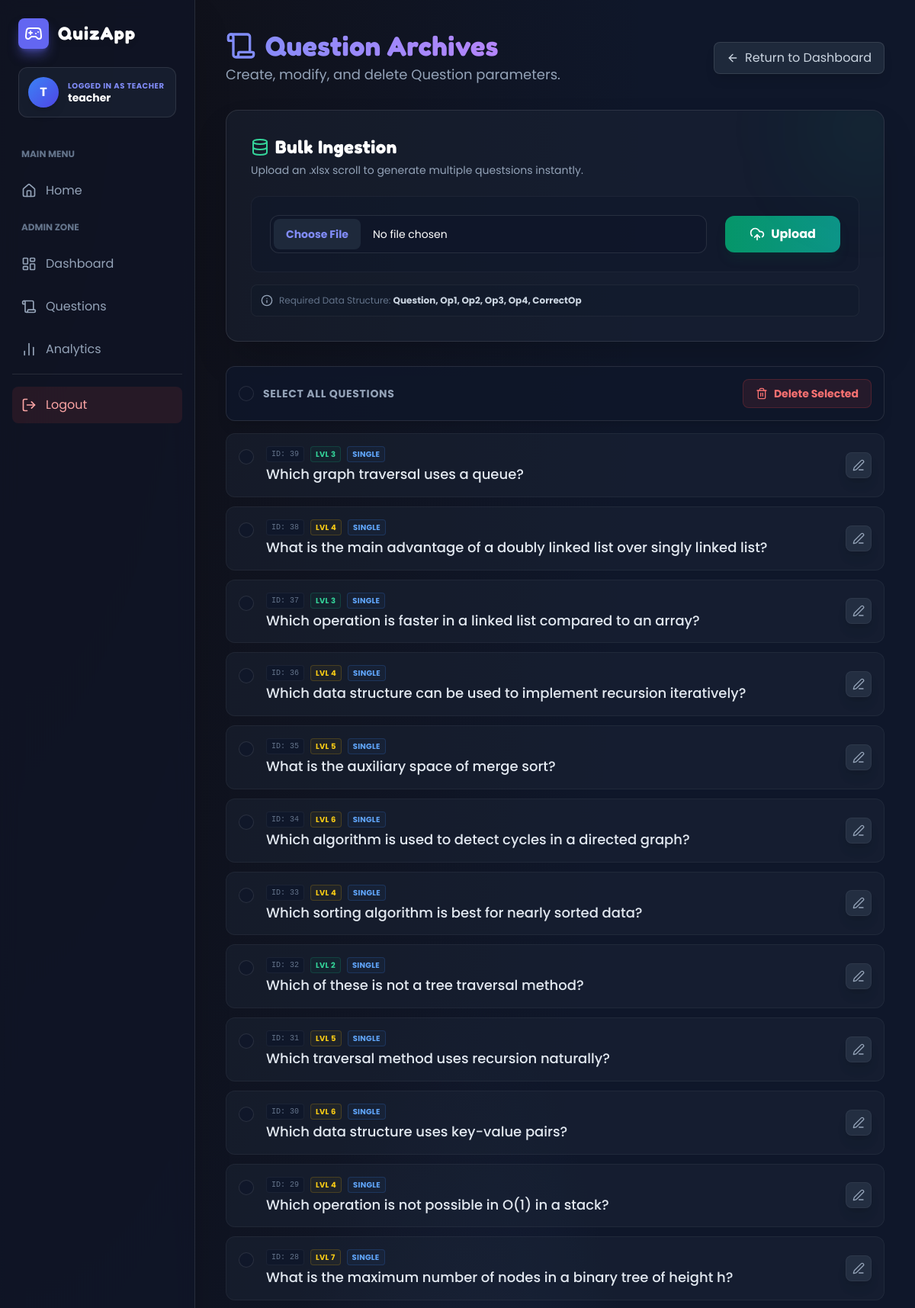
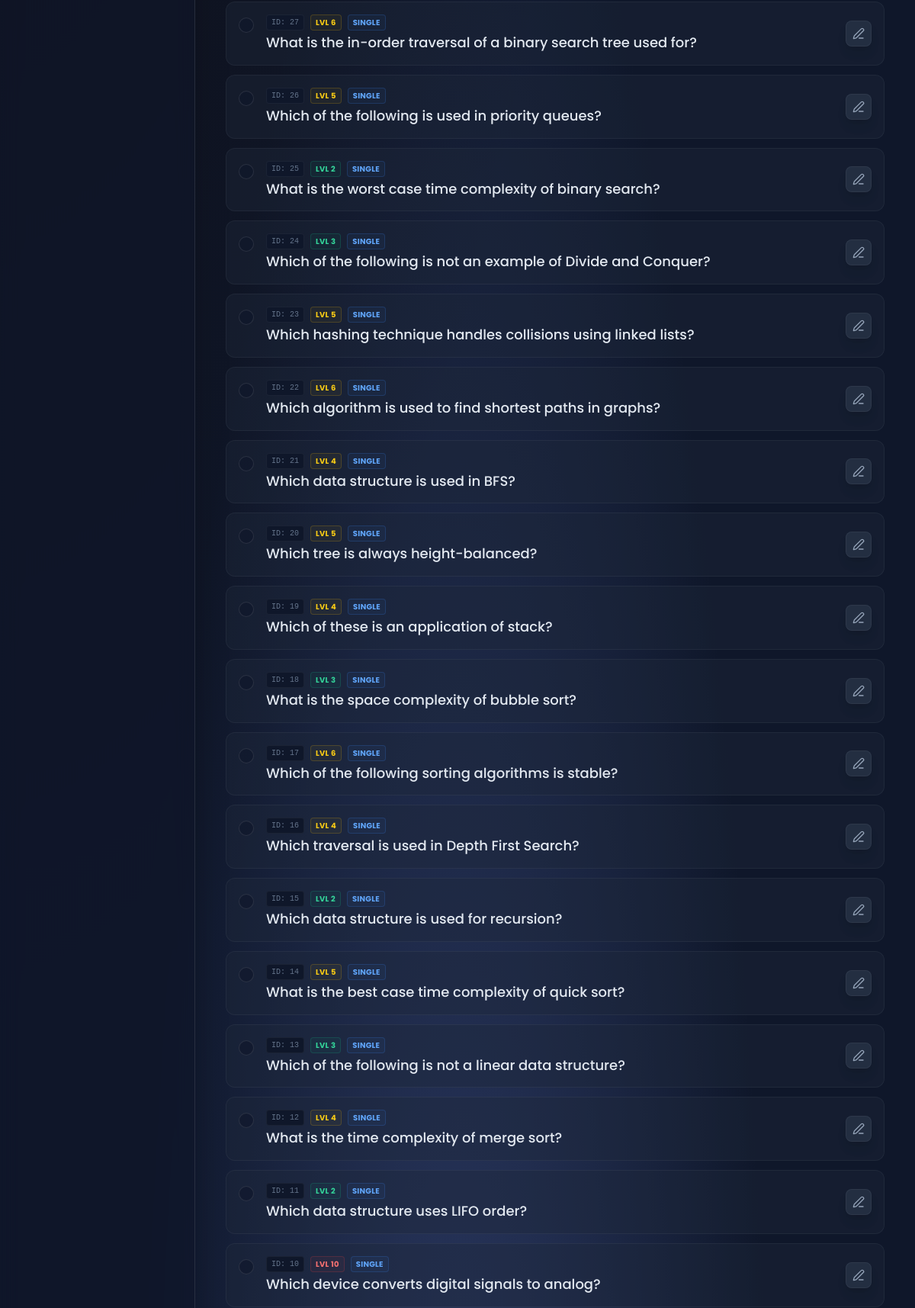
The page /teacher/questions (signed in, upper part) on the database its author committed (2 pictures, top to bottom).
### models.py (models this page shows, shortened)
class User(UserMixin, db.Model):
    id = db.Column(db.Integer, primary_key=True)
    username = db.Column(db.String(120), unique=True, nullable=False)
    password_hash = db.Column(db.String(256), nullable=False)
    role = db.Column(db.Enum(Role), default=Role.STUDENT)

class Question(db.Model):
    id = db.Column(db.Integer, primary_key=True)
    prompt = db.Column(db.Text, nullable=False)
    options_json = db.Column(db.Text, nullable=False)
    correct_answers = db.Column(db.String(200), nullable=False)
    difficulty = db.Column(db.Integer, default=3)
    qtype = db.Column(db.String(50), default="single")
    created_at = db.Column(db.DateTime, default=datetime.utcnow)

### teacher/routes.py (the view)
@teacher_bp.route("/questions")
@login_required
@teacher_required
def questions():
    qs = Question.query.order_by(Question.created_at.desc()).all()
    return render_template("teacher_questions.html", questions=qs)

### models.py (called while the page is built)
@login_manager.user_loader
def load_user(user_id):
    try:
        return User.query.get(int(user_id))
    except Exception:
        return None

### teacher/routes.py (called while the page is built)
def teacher_required(func):
    @wraps(func)
    def wrapper(*args, **kwargs):
        if not hasattr(current_user, "role") or getattr(current_user.role, "value", None) != "teacher":
            flash("Unauthorized access.", "danger")
            return redirect(url_for("auth.index"))
        return func(*args, **kwargs)
    return wrapper

### templates/teacher_questions.html (shortened to what this page needs)
{% extends "base.html" %}
{% block content %}
<div class="max-w-5xl mx-auto space-y-8 fade">
    <div class="flex flex-col md:flex-row items-start md:items-center justify-between gap-4">
        <div>
            <h1 class="text-4xl font-bold text-transparent bg-clip-text bg-gradient-to-r from-indigo-400 to-purple-400 font-game drop-shadow-sm flex items-center gap-3">
                <i data-lucide="scroll" class="text-indigo-400 w-10 h-10"></i>
            </h1>
            <p class="text-slate-400 mt-1 text-lg">Create, modify, and delete Question parameters.</p>
        </div>
        <a href="{{ url_for('teacher.dashboard') }}" class="group flex items-center gap-2 px-4 py-2 rounded-lg bg-slate-800 hover:bg-slate-700 border border-white/10 text-slate-300 hover:text-white transition-colors shadow-lg">
            <i data-lucide="arrow-left" class="w-4 h-4 group-hover:-translate-x-1 transition-transform"></i>
            <span>Return to Dashboard</span>
        </a>
    </div>
    <div class="bg-slate-800/40 backdrop-blur-md border border-white/10 rounded-2xl overflow-hidden shadow-2xl relative group">
        <div class="absolute -right-10 -top-10 w-32 h-32 bg-emerald-500/10 rounded-full blur-3xl group-hover:bg-emerald-500/20 transition-all"></div>
        <div class="p-6 md:p-8">
            <div class="flex items-start justify-between gap-4 mb-6">
                <div>
                    <h3 class="text-2xl font-bold text-white font-game flex items-center gap-2">
                        <i data-lucide="database" class="text-emerald-400 w-6 h-6"></i>
                        Bulk Ingestion
                    </h3>
                    <p class="text-sm text-slate-400 mt-1">Upload an .xlsx scroll to generate multiple questsions instantly.</p>
                </div>
            </div>
            <form action="{{ url_for('teacher.upload_excel') }}" method="post" enctype="multipart/form-data"
                  class="bg-slate-900/50 p-6 rounded-xl border border-white/5 border hover:border-emerald-500/30 transition-all flex flex-col md:flex-row items-center gap-6">
                <div class="flex-grow w-full">
                    <input type="file" name="file" accept=".xlsx" required
                           class="block w-full text-sm text-slate-400
                                  file:mr-4 file:py-2.5 file:px-4
                                  file:rounded-lg file:border-0
                                  file:text-sm file:font-bold
                                  file:bg-slate-800 file:text-indigo-400
                                  hover:file:bg-slate-700 hover:file:text-white
                                  cursor-pointer transition-all border border-slate-700 rounded-lg p-1">
                </div>
                <button class="w-full md:w-auto bg-gradient-to-r from-emerald-600 to-teal-600 hover:from-emerald-500 hover:to-teal-500 text-white px-8 py-3 rounded-xl font-bold shadow-lg shadow-emerald-900/20 transition-all hover:scale-105 active:scale-95 flex items-center justify-center gap-2">
                    <i data-lucide="upload-cloud" class="w-5 h-5"></i>
                    <span>Upload</span>
                </button>
            </form>
            <div class="mt-4 flex items-center gap-2 text-xs text-slate-500 bg-slate-900/30 p-3 rounded-lg border border-white/5">
                <i data-lucide="info" class="w-4 h-4 text-slate-400"></i>
                <span>Required Data Structure: <strong class="text-slate-300">Question, Op1, Op2, Op3, Op4, CorrectOp</strong></span>
            </div>
        </div>
    </div>
    <form method="post" action="{{ url_for('teacher.mass_delete') }}" id="massDeleteForm" class="space-y-4">
        <div class="bg-slate-900/90 backdrop-blur-md p-4 rounded-xl border border-white/10 shadow-lg flex items-center justify-between gap-4">
            <label class="flex items-center gap-3 cursor-pointer group hover:text-white text-slate-400 transition-colors">
                <input type="checkbox" id="selectAll" class="quest-checkbox">
                <span class="text-sm font-bold uppercase tracking-wider">Select All Questions</span>
            </label>
            <button type="submit"
                    class="bg-red-500/10 hover:bg-red-500 text-red-400 hover:text-white border border-red-500/20 px-4 py-2 rounded-lg font-bold text-sm transition-all flex items-center gap-2 disabled:opacity-50"
                    onclick="return confirm('WARNING: Are you sure you want to delete the selected quests? This cannot be undone.');">
                <i data-lucide="trash-2" class="w-4 h-4"></i>
                <span class="hidden sm:inline">Delete Selected</span>
            </button>
        </div>
        <div class="grid gap-3">
            {% for q in questions %}
            <div class="quest-card group relative bg-slate-800/40 hover:bg-slate-800/80 border border-white/5 hover:border-indigo-500/30 rounded-xl transition-all hover:-translate-y-1 hover:shadow-xl overflow-hidden">
                <label class="flex items-start gap-4 p-4 cursor-pointer w-full h-full" for="qid_{{ q.id }}">
                    <div class="pt-1 flex-shrink-0">
                        <input type="checkbox" id="qid_{{ q.id }}" name="qids" value="{{ q.id }}" class="quest-checkbox question-checkbox">
                    </div>
                    <div class="flex-grow min-w-0 pr-12">
                        <div class="flex items-center gap-2 mb-1">
                            <span class="text-[10px] font-mono text-slate-500 bg-slate-900 px-1.5 py-0.5 rounded border border-white/5">ID: {{ q.id }}</span>
                            <span class="inline-flex items-center gap-1 px-1.5 py-0.5 rounded text-[10px] font-bold uppercase tracking-wide border
                                {% if q.difficulty <= 3 %} text-emerald-400 border-emerald-500/20 bg-emerald-500/5
                                {% elif q.difficulty <= 7 %} text-yellow-400 border-yellow-500/20 bg-yellow-500/5
                                {% else %} text-red-400 border-red-500/20 bg-red-500/5 {% endif %}">
                                Lvl {{ q.difficulty }}
                            </span>
                            <span class="inline-flex items-center gap-1 px-1.5 py-0.5 rounded text-[10px] font-bold uppercase tracking-wide border border-blue-500/20 bg-blue-500/5 text-blue-400">
                                {{ q.qtype }}
                            </span>
                        </div>
                        <p class="text-slate-200 font-medium text-lg leading-snug group-hover:text-white transition-colors">
                            {{ q.prompt }}
                        </p>
                    </div>
                </label>
                <div class="absolute right-4 top-1/2 -translate-y-1/2 z-10">
                    <a href="{{ url_for('teacher.edit_question', qid=q.id) }}"
                       onclick="event.stopPropagation();"
                       class="p-2 rounded-lg bg-slate-700/50 hover:bg-indigo-600 text-slate-400 hover:text-white transition-all border border-white/5 flex items-center justify-center shadow-lg group-hover:scale-105"
                       title="Edit Quest">
                        <i data-lucide="edit-3" class="w-4 h-4"></i>
                    </a>
                </div>
            </div>
            {% else %}
            <div class="text-center py-12 text-slate-500 bg-slate-800/20 rounded-xl border border-white/5 border-dashed">
                <i data-lucide="scroll-x" class="w-12 h-12 mx-auto mb-3 opacity-50"></i>
                <p>The List is empty. Upload a file with your questions.</p>
            </div>
            {% endfor %}
        </div>
    </form>
</div>
{% endblock %}

### templates/base.html (shortened to what this page needs)
<!DOCTYPE html>
<html lang="en">
<head>
    <script src="https://cdn.tailwindcss.com"></script>
    <link rel="stylesheet" href="{{ url_for('static', filename='css/style.css') }}">
</head>
<body class="flex flex-col md:flex-row min-h-screen overflow-hidden">
    {% if current_user.is_authenticated %}
    <aside id="sidebar"
        class="w-full md:w-64 glass-sidebar text-slate-300 flex flex-col shadow-2xl z-20 shrink-0 h-screen overflow-y-auto">
        <div class="p-6 pb-2">
            <div class="flex items-center gap-3 mb-6">
                <div class="bg-indigo-500 p-2 rounded-lg shadow-lg shadow-indigo-500/50">
                    <i data-lucide="gamepad-2" class="text-white w-6 h-6"></i>
                </div>
                <h2 class="text-2xl font-bold text-white font-game tracking-wider drop-shadow-md">QuizApp</h2>
            </div>
            <div class="bg-slate-800/50 p-3 rounded-xl border border-white/10 mb-4 flex items-center gap-3">
                <div
                    class="w-10 h-10 rounded-full bg-gradient-to-br from-blue-500 to-indigo-600 flex items-center justify-center text-white font-bold shadow-lg">
                    {{ current_user.username[0] | upper }}
                </div>
                <div class="overflow-hidden">
                    <p class="text-[10px] font-bold text-indigo-400 uppercase tracking-wider truncate">
                        Logged in as {{ current_user.role.value | capitalize }}
                    </p>
                    <div class="font-bold text-white truncate text-sm leading-tight">{{ current_user.username }}</div>
                </div>
            </div>
        </div>
        <nav class="flex-1 px-4 space-y-2 pb-6">
            <div class="text-xs font-bold text-slate-500 uppercase px-3 py-2 mt-2">Main Menu</div>
            <a class="block p-3 rounded-lg nav-item flex items-center gap-3" href="{{ url_for('auth.index') }}">
                <i data-lucide="home" class="w-5 h-5"></i>
                <span>Home</span>
            </a>
            {% if current_user.role is defined and current_user.role.value == "teacher" %}
            <div class="text-xs font-bold text-slate-500 uppercase px-3 py-2 mt-4">Admin Zone</div>
            <a class="block p-3 rounded-lg nav-item flex items-center gap-3" href="{{ url_for('teacher.dashboard') }}">
                <i data-lucide="layout-dashboard" class="w-5 h-5"></i>
                <span>Dashboard</span>
            </a>
            <a class="block p-3 rounded-lg nav-item flex items-center gap-3" href="{{ url_for('teacher.questions') }}">
                <i data-lucide="scroll" class="w-5 h-5"></i>
                <span>Questions</span>
            </a>
            <a class="block p-3 rounded-lg nav-item flex items-center gap-3" href="{{ url_for('teacher.analytics') }}">
                <i data-lucide="bar-chart-2" class="w-5 h-5"></i>
                <span>Analytics</span>
            </a>
            {% endif %}
            <div class="mt-8 pt-4 border-t border-white/10">
                <a href="{{ url_for('auth.logout') }}" class="block p-3 rounded-lg
              bg-red-500/10 text-red-300
              hover:bg-red-500/30 hover:text-red-100
              transition-all flex items-center gap-3 group">
                    <i data-lucide="log-out" class="w-5 h-5 transition-transform group-hover:-translate-x-1"></i>
                    <span>Logout</span>
                </a>
            </div>
        </nav>
    </aside>
    {% endif %}
    <main class="flex-1 p-6 md:p-10 fade h-screen overflow-y-auto relative">
        <div class="max-w-7xl mx-auto pb-20">
            {% block content %}{% endblock %}
        </div>
    </main>
</body>
</html>

### static/css/style.css (style rules this page uses)
:root { --game-bg: #0f172a; --game-glass: rgba(15, 23, 42, 0.6); --game-border: rgba(255, 255, 255, 0.1); --accent-indigo: #6366f1; --accent-purple: #a855f7; --accent-emerald: #10b981; --accent-red: #ef4444; }
body { font-family: 'Poppins', sans-serif; background-color: var(--game-bg); color: #e2e8f0; min-height: 100vh; background-image: radial-gradient(at 0% 0%, hsla(253, 16%, 7%, 1) 0, transparent 50%), radial-gradient(at 50% 100%, hsla(225, 39%, 30%, 1) 0, transparent 50%); background-attachment: fixed; }
h1, h2, h3, h4, .font-game { font-family: 'Fredoka', sans-serif; letter-spacing: 0.5px; }
input, select, textarea { background-color: rgba(15, 23, 42, 0.6) !important; border: 1px solid rgba(255, 255, 255, 0.1) !important; color: white !important; border-radius: 0.75rem !important; transition: all 0.2s ease !important; }
.glass-sidebar { background: var(--game-glass); backdrop-filter: blur(12px); -webkit-backdrop-filter: blur(12px); border-right: 1px solid var(--game-border); }
.nav-item { transition: all 0.2s cubic-bezier(0.4, 0, 0.2, 1); position: relative; overflow: hidden; color: #94a3b8; }
.nav-item::before { content: ''; position: absolute; left: 0; top: 0; height: 100%; width: 3px; background: var(--accent-indigo); opacity: 0; transition: opacity 0.2s; }
.attempt-row, .quest-card, .student-row { transition: all 0.2s cubic-bezier(0.4, 0, 0.2, 1); }
.attempt-checkbox, .quest-checkbox, .student-checkbox { appearance: none; -webkit-appearance: none; background-color: rgba(15, 23, 42, 0.5); border: 1px solid rgba(255, 255, 255, 0.2); border-radius: 4px; width: 1.25rem; height: 1.25rem; display: grid; place-content: center; transition: all 0.2s; cursor: pointer; margin: 0; }
.attempt-checkbox::before, .quest-checkbox::before, .student-checkbox::before { content: ""; width: 0.75rem; height: 0.75rem; transform: scale(0); transition: 0.15s transform ease-in-out; box-shadow: inset 1em 1em var(--accent-indigo); border-radius: 2px; }
.fade { animation: fadeUp 0.5s ease-out forwards; }

### templates/base.html (style rules this page uses)
:root { --game-bg: #0f172a; --sidebar-glass: rgba(15, 23, 42, 0.6); --border-glass: rgba(255, 255, 255, 0.1); }
body { font-family: 'Poppins', sans-serif; background-color: var(--game-bg); background-image: radial-gradient(at 0% 0%, hsla(253, 16%, 7%, 1) 0, transparent 50%), radial-gradient(at 50% 100%, hsla(225, 39%, 30%, 1) 0, transparent 50%); color: #e2e8f0; min-height: 100vh; }
h1, h2, h3, h4, .font-game { font-family: 'Fredoka', sans-serif; letter-spacing: 0.5px; }
.glass-sidebar { background: var(--sidebar-glass); backdrop-filter: blur(12px); border-right: 1px solid var(--border-glass); }
.nav-item { transition: all 0.2s cubic-bezier(0.4, 0, 0.2, 1); position: relative; overflow: hidden; }
.nav-item::before { content: ''; position: absolute; left: 0; top: 0; height: 100%; width: 4px; background: #818cf8; opacity: 0; transition: opacity 0.2s; }
.fade { animation: levelUpFade 0.5s ease-out forwards; }

### templates/teacher_questions.html (style rules this page uses)
.quest-checkbox { appearance: none; background-color: rgba(15, 23, 42, 0.5); border: 1px solid rgba(255, 255, 255, 0.2); border-radius: 4px; width: 1.25rem; height: 1.25rem; display: grid; place-content: center; transition: all 0.2s; cursor: pointer; }
.quest-checkbox::before { content: ""; width: 0.75rem; height: 0.75rem; transform: scale(0); transition: 0.15s transform ease-in-out; box-shadow: inset 1em 1em #818cf8; border-radius: 2px; }
.quest-card { transition: all 0.2s cubic-bezier(0.4, 0, 0.2, 1); }

### rows shown on the page
User: username "T", role.value "TEACHER", username "teacher"
Question: id "39", difficulty "3", qtype "SINGLE", prompt "Which graph traversal uses a queue?"
Question: id "38", difficulty "4", qtype "SINGLE", prompt "What is the main advantage of a doubly linked list over singly linked list?"
Question: id "37", difficulty "3", qtype "SINGLE", prompt "Which operation is faster in a linked list compared to an array?"
Question: id "36", difficulty "4", qtype "SINGLE", prompt "Which data structure can be used to implement recursion iteratively?"
Question: id "35", difficulty "5", qtype "SINGLE", prompt "What is the auxiliary space of merge sort?"
Question: id "34", difficulty "6", qtype "SINGLE", prompt "Which algorithm is used to detect cycles in a directed graph?"
Question: id "33", difficulty "4", qtype "SINGLE", prompt "Which sorting algorithm is best for nearly sorted data?"
Question: id "32", difficulty "2", qtype "SINGLE", prompt "Which of these is not a tree traversal method?"
Question: id "31", difficulty "5", qtype "SINGLE", prompt "Which traversal method uses recursion naturally?"
Question: id "30", difficulty "6", qtype "SINGLE", prompt "Which data structure uses key-value pairs?"
Question: id "29", difficulty "4", qtype "SINGLE", prompt "Which operation is not possible in O(1) in a stack?"
Question: id "28", difficulty "7", qtype "SINGLE", prompt "What is the maximum number of nodes in a binary tree of height h?"
Question: id "27", difficulty "6", qtype "SINGLE", prompt "What is the in-order traversal of a binary search tree used for?"
Question: id "26", difficulty "5", qtype "SINGLE", prompt "Which of the following is used in priority queues?"
Question: id "25", difficulty "2", qtype "SINGLE", prompt "What is the worst case time complexity of binary search?"
Question: id "24", difficulty "3", qtype "SINGLE", prompt "Which of the following is not an example of Divide and Conquer?"
Question: id "23", difficulty "5", qtype "SINGLE", prompt "Which hashing technique handles collisions using linked lists?"
Question: id "22", difficulty "6", qtype "SINGLE", prompt "Which algorithm is used to find shortest paths in graphs?"
Question: id "21", difficulty "4", qtype "SINGLE", prompt "Which data structure is used in BFS?"
Question: id "20", difficulty "5", qtype "SINGLE", prompt "Which tree is always height-balanced?"
Question: id "19", difficulty "4", qtype "SINGLE", prompt "Which of these is an application of stack?"
Question: id "18", difficulty "3", qtype "SINGLE", prompt "What is the space complexity of bubble sort?"
Question: id "17", difficulty "6", qtype "SINGLE", prompt "Which of the following sorting algorithms is stable?"
Question: id "16", difficulty "4", qtype "SINGLE", prompt "Which traversal is used in Depth First Search?"
Question: id "15", difficulty "2", qtype "SINGLE", prompt "Which data structure is used for recursion?"
Question: id "14", difficulty "5", qtype "SINGLE", prompt "What is the best case time complexity of quick sort?"
Question: id "13", difficulty "3", qtype "SINGLE", prompt "Which of the following is not a linear data structure?"
Question: id "12", difficulty "4", qtype "SINGLE", prompt "What is the time complexity of merge sort?"
Question: id "11", difficulty "2", qtype "SINGLE", prompt "Which data structure uses LIFO order?"
Question: id "10", difficulty "10", qtype "SINGLE", prompt "Which device converts digital signals to analog?"
